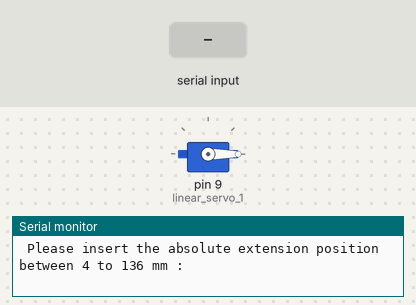
A sketch run on a simulated Arduino Uno, built with avr-gcc and run on an emulated ATmega328P. Parts: servo, the last lines printed to the serial monitor. Inputs (shaded band) come from the test bench.

Above: at 1.2 s.
1.3 s: "90,45\n" received over Serial
At 3.3 s:
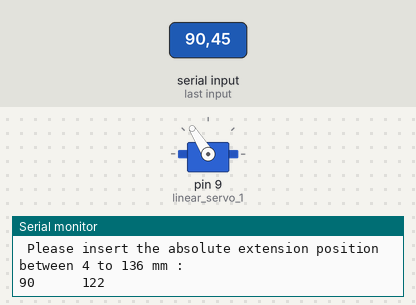
4.3 s: "30,150\n" received over Serial
At 6.8 s:
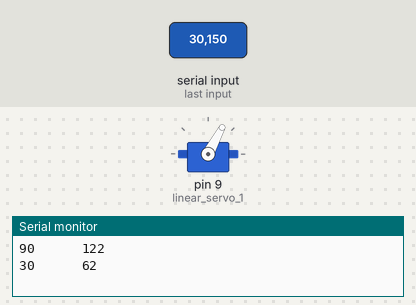
7.3 s: "5\n" received over Serial
At 10.0 s:
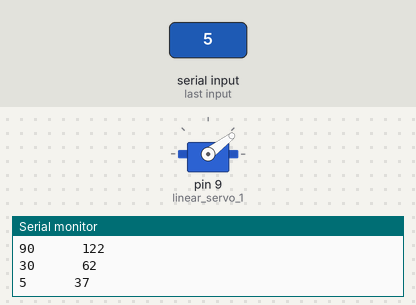
10.3 s: "200\n" received over Serial
At 12.5 s:
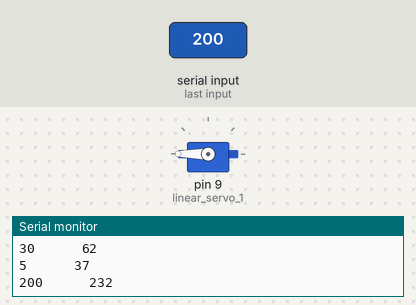
13.3 s: "90\n" received over Serial
At 16.0 s:
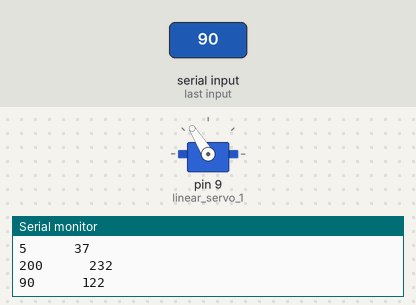
Timing chart, 0 to 17.3 s (numbered marks = the images above; inputs shaded):
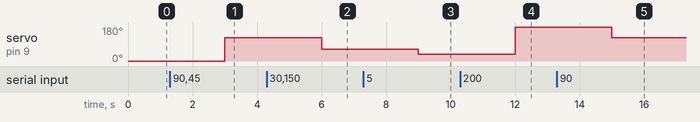

The sketch:

Firgelli_Linear_Servo.ino
```cpp
/*  Company/Affiliation: UBC Open Robotics
 *  Title: Firgelli_Linear_Servo Training Code
 *  Author: Siddharth Ganapathy
 *  Date: November 30th, 2017
 *
 *  Objective: Following takes User Input from the Serial Monitor in the form
 *              of extension length for the Linear Firgelli Servo. It realizes
 *              the extension by linearly converting the distance to the angle
 *              required by the servo to move the shaft to that position.
 */

#include<Servo.h>

// Linearly calibrate for distance in terms of angle:

byte Max_Dist = 136;            // Fully extended position of the actuator
byte Max_angle = 140;           // Corresponding angle to above
byte Min_Dist = 4;              // Fully retracted position of the actuator
byte Min_angle = 36;            // Corresponding angle to above
double angle_per_dist = 1.0;    // Converts the desired angule to a linear distance
//double Ext_prcnt = 0;           // The extension of the linear servo as a percentage


int Angle;                      // Angle of servo motor
int Position;                   // A value from 4-136 mm
int wait_time = 1000;           // Defines the wait time from start of actuation
String User_in = "";            // Empty string to be filled by user input from Serial monitor

Servo linear_servo_1;           // Initiate a single servo for this particular example.

void setup() {
  // Define Pin placement for Servos
  linear_servo_1.attach(9);

  // Initiate Serial comms
  Serial.begin(9600);
  Serial.println(" Please insert the absolute extension position between 4 to 136 mm :");
}

void loop() {
  if (Serial.available()>0){

    // Obtain user input from serial monitor, this is the extension of the actuator from
    //    4 to 136mm
    User_in = Serial.readString();
    Position = User_in.toInt();
    Angle = angle_per_dist*(Position-Min_Dist) + Min_angle;
    //Ext_prcnt = (Position - Min_Dist)*100/(Max_Dist-Min_Dist);

    // Prints the received position & angle req'd to realize action w/ servo onto screen
    Serial.print(Position);
    Serial.print("      ");
    //Serial.print(Ext_prcnt);
    //Serial.print("%     ");
    Serial.println(Angle);
  }

  // The angle is what truly drives the servo to it's end position, the angle defines the
  //    final extension position as well.
  linear_servo_1.write(Angle);

  // Clear User input string
  User_in = "";

  // Wait time until taking next command
  delay(wait_time);
}
```

Measured:
- after the input at 1.3 s, servo on pin 9 (linear_servo_1): 0° → 122° after 1.7 s
- after the input at 4.3 s, servo on pin 9 (linear_servo_1): 122° → 62° after 1.7 s
- after the input at 7.3 s, servo on pin 9 (linear_servo_1): 62° → 37° after 1.7 s
- after the input at 10.3 s, servo on pin 9 (linear_servo_1): 37° → 180° after 1.7 s
- after the input at 13.3 s, servo on pin 9 (linear_servo_1): 180° → 122° after 1.7 s
